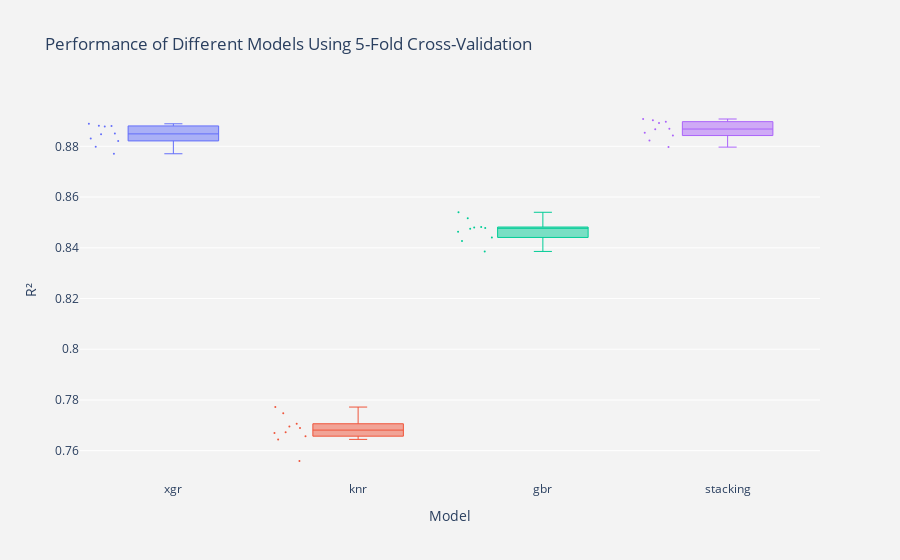

The cell this chart's notebook holds for it:
### Code cell
#Grafico performance
plot_results(model_scores, name='stacking_model_cv')

### Figure 1 — Plotly figure (JSON) as saved in the notebook; plotly's stock layout.template omitted (floating-point values rounded to 4 significant figures)
{"data": [{"boxpoints": "all", "jitter": 0.5, "line": {"width": 1}, "marker": {"size": 2}, "name": "xgr", "type": "box", "whiskerwidth": 0.2, "y": [0.8771, 0.8881, 0.8889, 0.8821, 0.885, 0.8848, 0.8878, 0.888, 0.8799, 0.8831]}, {"boxpoints": "all", "jitter": 0.5, "line": {"width": 1}, "marker": {"size": 2}, "name": "knr", "type": "box", "whiskerwidth": 0.2, "y": [0.7747, 0.7559, 0.7706, 0.767, 0.7695, 0.7772, 0.7673, 0.7657, 0.7689, 0.7645]}, {"boxpoints": "all", "jitter": 0.5, "line": {"width": 1}, "marker": {"size": 2}, "name": "gbr", "type": "box", "whiskerwidth": 0.2, "y": [0.8386, 0.8478, 0.854, 0.8475, 0.8464, 0.848, 0.8517, 0.8482, 0.8441, 0.8426]}, {"boxpoints": "all", "jitter": 0.5, "line": {"width": 1}, "marker": {"size": 2}, "name": "stacking", "type": "box", "whiskerwidth": 0.2, "y": [0.8797, 0.8897, 0.8908, 0.8843, 0.8867, 0.8869, 0.8892, 0.8902, 0.8823, 0.8854]}], "layout": {"paper_bgcolor": "rgb(243, 243, 243)", "plot_bgcolor": "rgb(243, 243, 243)", "showlegend": false, "title": {"text": "Performance of Different Models Using 5-Fold Cross-Validation"}, "xaxis": {"title": {"text": "Model"}}, "yaxis": {"title": {"text": "R²"}}}}
